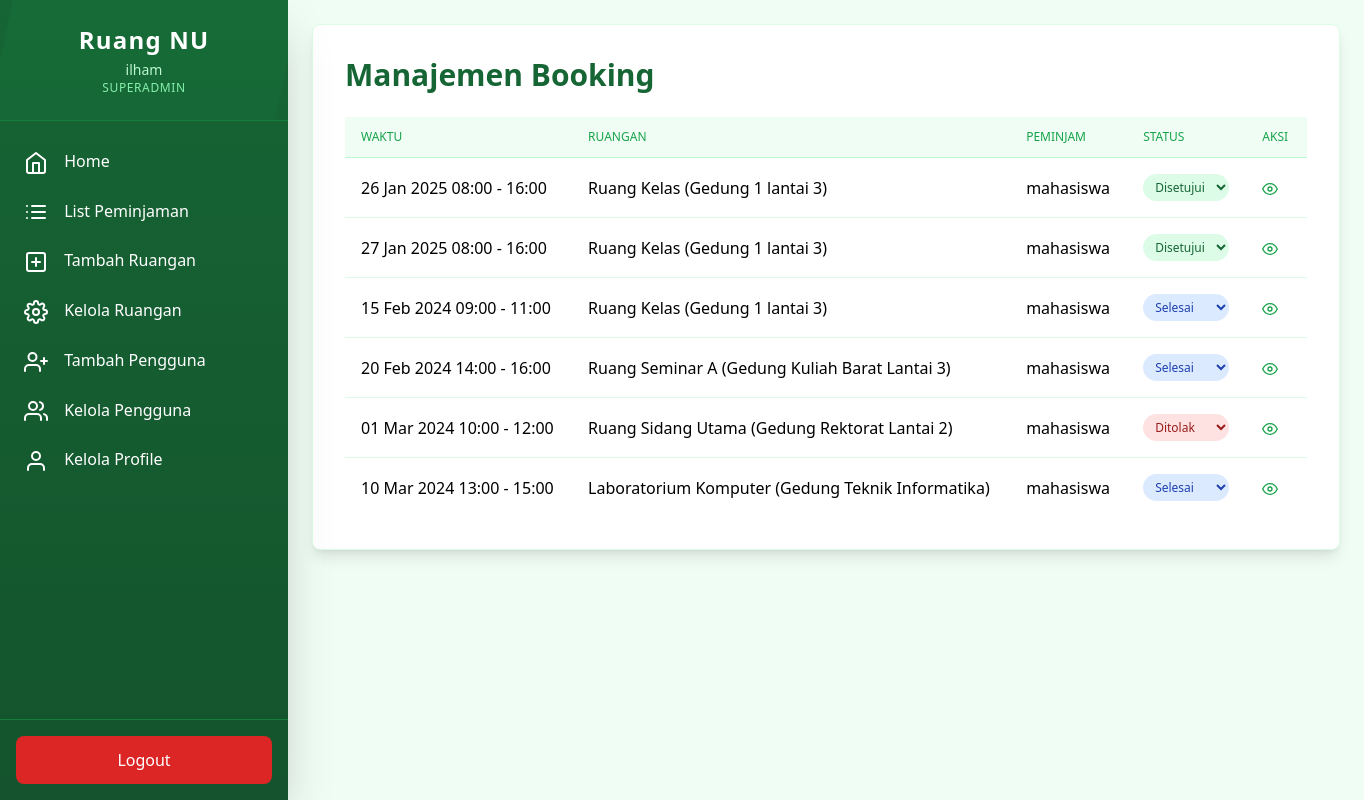
Screenshot of /admin/booking/index.php (signed in) with the database file from the repository.
### tables this page shows
CREATE TABLE IF NOT EXISTS `bookings` (
  `id` int NOT NULL AUTO_INCREMENT,
  `user_id` int NOT NULL,
  `room_id` int NOT NULL,
  `start_time` datetime NOT NULL,
  `end_time` datetime NOT NULL,
  `status` enum('pending','approved','rejected','completed') DEFAULT 'pending',
  `purpose` text NOT NULL,
  `agency` varchar(100) NOT NULL,
  `created_at` timestamp NULL DEFAULT CURRENT_TIMESTAMP,
  `updated_at` timestamp NULL DEFAULT CURRENT_TIMESTAMP ON UPDATE CURRENT_TIMESTAMP,
  PRIMARY KEY (`id`),
  KEY `user_id` (`user_id`),
  KEY `room_id` (`room_id`),
  CONSTRAINT `bookings_ibfk_1` FOREIGN KEY (`user_id`) REFERENCES `users` (`id`) ON DELETE CASCADE,
  CONSTRAINT `bookings_ibfk_2` FOREIGN KEY (`room_id`) REFERENCES `rooms` (`id`) ON DELETE CASCADE
);

CREATE TABLE IF NOT EXISTS `rooms` (
  `id` int NOT NULL AUTO_INCREMENT,
  `name` varchar(100) NOT NULL,
  `location` varchar(150) NOT NULL,
  `capacity` int NOT NULL,
  `img_room` varchar(100) NOT NULL DEFAULT 'room.jpg',
  `is_available` enum('available','occupied','maintenance') NOT NULL DEFAULT 'available',
  `created_at` timestamp NULL DEFAULT CURRENT_TIMESTAMP,
  `updated_at` timestamp NULL DEFAULT CURRENT_TIMESTAMP ON UPDATE CURRENT_TIMESTAMP,
  PRIMARY KEY (`id`),
  UNIQUE KEY `img_room` (`img_room`)
);

CREATE TABLE IF NOT EXISTS `users` (
  `id` int NOT NULL AUTO_INCREMENT,
  `name` varchar(100) NOT NULL,
  `email` varchar(100) NOT NULL,
  `nim` varchar(100) NOT NULL,
  `img_prfl` varchar(100) NOT NULL DEFAULT 'profile.jpg',
  `password` varchar(255) NOT NULL,
  `role` enum('superadmin','admin','mahasiswa') DEFAULT 'mahasiswa',
  `created_at` timestamp NULL DEFAULT CURRENT_TIMESTAMP,
  `updated_at` timestamp NULL DEFAULT CURRENT_TIMESTAMP ON UPDATE CURRENT_TIMESTAMP,
  PRIMARY KEY (`id`),
  UNIQUE KEY `email` (`email`),
  UNIQUE KEY `nim` (`nim`)
);

### admin/booking/index.php (the view, shortened to what this page needs)
<?php
require '../../config/db.php';
$query = "SELECT
            b.id,
            b.start_time,
            b.end_time,
            b.status,
            b.purpose,
            b.agency,
            r.name AS room_name,
            r.location AS room_location,
            u.name AS user_name,
            u.nim AS user_nim,
            u.email AS user_email
          FROM bookings b
          JOIN rooms r ON b.room_id = r.id
          JOIN users u ON b.user_id = u.id
          ORDER BY b.created_at DESC";
$result = $conn->query($query);
?>
<!DOCTYPE html>
<html lang="en">
<head>
    <script src="https://cdn.tailwindcss.com"></script>
</head>
<body class="flex bg-green-50">
    <?php include '../../components/sidebarAdmin.php'; ?>
    <main class="flex-grow p-6 ml-72">
        <div class="bg-white rounded-lg shadow-lg border border-green-100 p-8">
            <h1 class="text-3xl font-bold text-green-800 mb-6">Manajemen Booking</h1>
            <?php if ($result->num_rows === 0): ?>
                <div class="text-center py-8 text-gray-500">
                    Tidak ada booking saat ini
                </div>
            <?php else: ?>
                <div class="overflow-x-auto">
                    <table class="w-full">
                        <thead class="bg-green-50 border-b border-green-200">
                            <tr>
                                <th class="px-4 py-3 text-left text-xs font-medium text-green-600 uppercase">Waktu</th>
                                <th class="px-4 py-3 text-left text-xs font-medium text-green-600 uppercase">Ruangan</th>
                                <th class="px-4 py-3 text-left text-xs font-medium text-green-600 uppercase">Peminjam</th>
                                <th class="px-4 py-3 text-left text-xs font-medium text-green-600 uppercase">Status</th>
                                <th class="px-4 py-3 text-left text-xs font-medium text-green-600 uppercase">Aksi</th>
                            </tr>
                        </thead>
                        <tbody class="bg-white divide-y divide-green-100">
                            <?php while ($booking = $result->fetch_assoc()): ?>
                                <tr class="hover:bg-green-50 transition-colors" data-booking-id="<?php echo $booking['id']; ?>">
                                    <td class="px-4 py-4 whitespace-nowrap">
                                        <?php
                                        $start = new DateTime($booking['start_time']);
                                        $end = new DateTime($booking['end_time']);
                                        echo htmlspecialchars($start->format('d M Y H:i') . ' - ' . $end->format('H:i'));
                                        ?>
                                    </td>
                                    <td class="px-4 py-4 whitespace-nowrap">
                                        <?php echo htmlspecialchars($booking['room_name'] . ' (' . $booking['room_location'] . ')'); ?>
                                    </td>
                                    <td class="px-4 py-4 whitespace-nowrap"><?php echo htmlspecialchars($booking['user_name']); ?></td>
                                    <td class="px-4 py-4 whitespace-nowrap">
                                        <select class="booking-status-select
                                            <?php
                                            switch($booking['status']) {
                                                case 'approved': echo 'bg-green-100 text-green-800'; break;
                                                case 'rejected': echo 'bg-red-100 text-red-800'; break;
                                                case 'completed': echo 'bg-blue-100 text-blue-800'; break;
                                            }
                                            ?>
                                            px-2 py-1 rounded-full text-xs font-medium">
                                            <option value="approved" <?php echo $booking['status'] == 'approved' ? 'selected' : ''; ?>>Disetujui</option>
                                            <option value="rejected" <?php echo $booking['status'] == 'rejected' ? 'selected' : ''; ?>>Ditolak</option>
                                            <option value="completed" <?php echo $booking['status'] == 'completed' ? 'selected' : ''; ?>>Selesai</option>
                                        </select>
                                    </td>
                                    <td class="px-4 py-4 whitespace-nowrap">
                                        <a href="#" class="view-booking text-green-600 hover:text-green-900 mr-3"
                                           data-booking-id="<?php echo $booking['id']; ?>">
                                            <i data-feather="eye" class="w-4 h-4 inline-block"></i>
                                        </a>
                                    </td>
                                </tr>
                            <?php endwhile; ?>
                        </tbody>
                    </table>
                </div>
            <?php endif; ?>
        </div>
    </main>
</body>
</html>

### rows the page displays
bookings: start_time+end_time "26 Jan 2025 08:00 - 16:00", room.location "Ruang Kelas (Gedung 1 lantai 3)", user.name "mahasiswa", status "Disetujui"
bookings: start_time+end_time "27 Jan 2025 08:00 - 16:00", room.location "Ruang Kelas (Gedung 1 lantai 3)", user.name "mahasiswa", status "Disetujui"
bookings: start_time+end_time "15 Feb 2024 09:00 - 11:00", room.location "Ruang Kelas (Gedung 1 lantai 3)", user.name "mahasiswa", status "Selesai"
bookings: start_time+end_time "20 Feb 2024 14:00 - 16:00", room.location "Ruang Seminar A (Gedung Kuliah Barat Lantai 3)", user.name "mahasiswa", status "Selesai"
bookings: start_time+end_time "01 Mar 2024 10:00 - 12:00", room.location "Ruang Sidang Utama (Gedung Rektorat Lantai 2)", user.name "mahasiswa", status "Ditolak"
bookings: start_time+end_time "10 Mar 2024 13:00 - 15:00", room.location "Laboratorium Komputer (Gedung Teknik Informatika)", user.name "mahasiswa", status "Selesai"

### other values shown
$user['name'] "ilham"
$user['role'] "SUPERADMIN"
